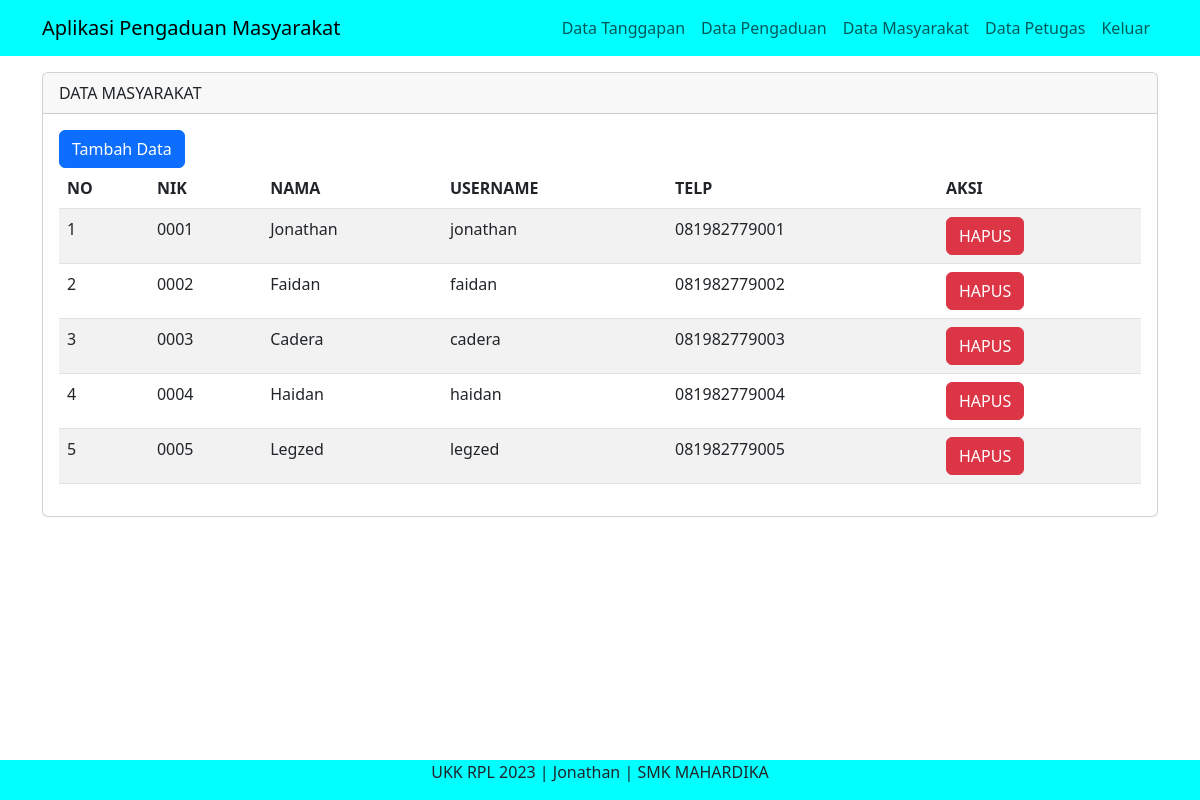
The page /admin/index.php?page=masyarakat (signed in) on the database its author committed.
### tables this page shows
CREATE TABLE `masyarakat` (
  `nik` char(16) NOT NULL,
  `nama` varchar(35) NOT NULL,
  `username` varchar(25) NOT NULL,
  `password` varchar(32) NOT NULL,
  `telp` varchar(13) NOT NULL,
  `level` varchar(10) NOT NULL
);

### admin/data_masyarakat.php (the view, shortened to what this page needs)
<div class="container">
<div class="row">
      <div class="col-md-12 mt-3">
      <div class= "card">
    <div class="card-header">
        DATA MASYARAKAT
    </div>
    <div class="card-body">
    <a href="" class="btn btn-primary" data-bs-toggle="modal" data-bs-target="#tambahData">Tambah Data</a>
      <table class="table table-striped">
        <thead>
          <tr>
            <th>NO</th>
            <th>NIK</th>
            <th>NAMA</th>
            <th>USERNAME</th>
            <th>TELP</th>
            <th>AKSI</th>
          </tr>
        </thead>
        <tbody>
        <tbody>
          <?php
          include '../config/koneksi.php';
          $no = 1;
          $query = mysqli_query($koneksi, "SELECT * FROM masyarakat");
          while ($data = mysqli_fetch_array($query)) { ?>
          <tr>
            <td><?php echo $no++ ?></td>
            <td><?php echo $data['nik'] ?></td>
            <td><?php echo $data['nama'] ?></td>
            <td><?php echo $data['username'] ?></td>
            <td><?php echo $data['telp'] ?></td>
          <td>
          <a href="" class="btn btn-danger" data-bs-toggle="modal" data-bs-target="#hapus<?php echo $data['nik'] ?>">HAPUS</a>
          </td>
          </tr>
          <?php } ?>
        </tbody>
      </table>
</div>
</div>
      </div>

### layouts/header.php (shortened to what this page needs)
<!DOCTYPE html>
<html>
<head>
  <link rel="stylesheet" type="text/css" href="../assets/css/bootstrap.min.css">
</head>
<body>
<nav class="navbar navbar-expand-lg" style="background-color: cyan;">
  <div class="container">
    <a class="navbar-brand" href="index.php">Aplikasi Pengaduan Masyarakat</a>
    <div class="collapse navbar-collapse justify-content-end" id="navbarNav">
      <ul class="navbar-nav">
        <?php
        if ($_SESSION['login']=='admin') { ?>
          <a class="nav-link" href="index.php?page=tanggapan">Data Tanggapan</a>
          <a class="nav-link" href="index.php?page=pengaduan">Data Pengaduan</a>
          <a class="nav-link" href="index.php?page=masyarakat">Data Masyarakat</a>
          <a class="nav-link" href="index.php?page=petugas">Data Petugas</a>
          <a class="nav-link" href="../config/aksi_logout.php">Keluar</a>
        <?php } elseif ($_SESSION['login']=='petugas'){ ?>
          <a class="nav-link" href="index.php?page=pengaduan">Data Pengaduan</a>
          <a class="nav-link" href="index.php?page=tanggapan">Data Tanggapan</a>
          <a class="nav-link" href="../config/aksi_logout.php">Keluar</a>
        <?php } elseif ($_SESSION['login']=='masyarakat'){ ?>
          <a class="nav-link" href="../config/aksi_logout.php">Keluar</a>
        <?php } else{ ?>
          <a class="nav-link" href="index.php?page=registrasi">Daftar Akun</a>
          <a class="nav-link" href="index.php?page=login">Login</a>
        <?php } ?>
      </ul>
    </div>
  </div>
</nav>

### admin/index.php (shortened to what this page needs)
<?php
include '../layouts/header.php';
if (isset($_GET['page'])) {
  $page= $_GET['page'];
  switch ($page) {
      case 'masyarakat':
      include 'data_masyarakat.php';
      break;
  }
} else {
  include 'home.php';
}
include '../layouts/footer.php';
 ?>

### layouts/footer.php (shortened to what this page needs)
<footer class="fixed-bottom" style="background-color: cyan">
  <div class="container">
    <p class="text-center">UKK RPL 2023 | Jonathan | SMK MAHARDIKA</p>
  </div>
</footer>
</body>
</html>

### rows shown on the page
masyarakat: nik "0001", nama "Jonathan", username "jonathan", telp "081982779001"
masyarakat: nik "0002", nama "Faidan", username "faidan", telp "081982779002"
masyarakat: nik "0003", nama "Cadera", username "cadera", telp "081982779003"
masyarakat: nik "0004", nama "Haidan", username "haidan", telp "081982779004"
masyarakat: nik "0005", nama "Legzed", username "legzed", telp "081982779005"
